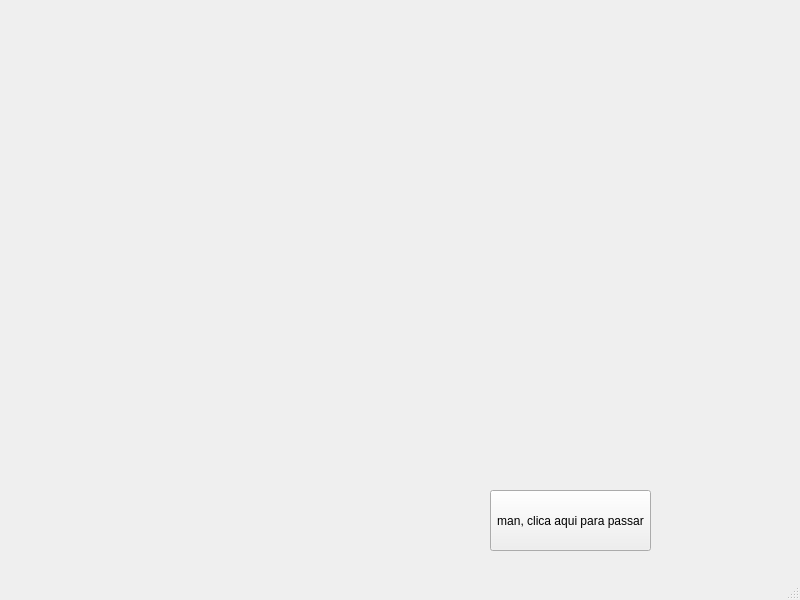
<?xml version="1.0" encoding="UTF-8"?>
<ui version="4.0">
 <class>MainWindow</class>
 <widget class="QMainWindow" name="MainWindow">
  <property name="geometry">
   <rect>
    <x>0</x>
    <y>0</y>
    <width>800</width>
    <height>600</height>
   </rect>
  </property>
  <property name="windowTitle">
   <string>MainWindow</string>
  </property>
  <widget class="QWidget" name="centralwidget">
   <widget class="QLabel" name="label">
    <property name="geometry">
     <rect>
      <x>-120</x>
      <y>-40</y>
      <width>1131</width>
      <height>631</height>
     </rect>
    </property>
    <property name="text">
     <string/>
    </property>
    <property name="pixmap">
     <pixmap resource="../telasa.qrc">:/telas/7 correr.jpg</pixmap>
    </property>
    <property name="scaledContents">
     <bool>true</bool>
    </property>
   </widget>
   <widget class="QPushButton" name="PassarButton">
    <property name="geometry">
     <rect>
      <x>490</x>
      <y>490</y>
      <width>161</width>
      <height>61</height>
     </rect>
    </property>
    <property name="text">
     <string>man, clica aqui para passar</string>
    </property>
   </widget>
  </widget>
  <widget class="QMenuBar" name="menubar">
   <property name="geometry">
    <rect>
     <x>0</x>
     <y>0</y>
     <width>800</width>
     <height>21</height>
    </rect>
   </property>
  </widget>
  <widget class="QStatusBar" name="statusbar"/>
 </widget>
 <resources>
  <include location="../telasa.qrc"/>
 </resources>
 <connections/>
</ui>
